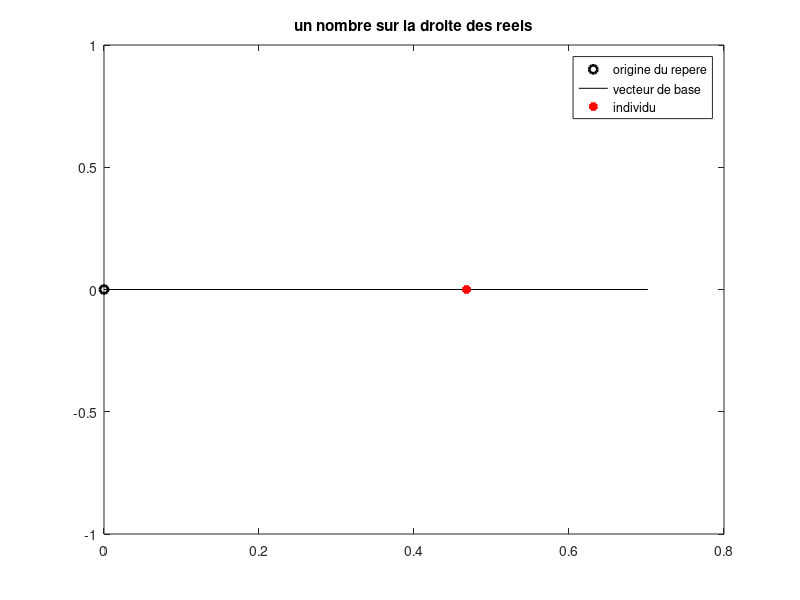
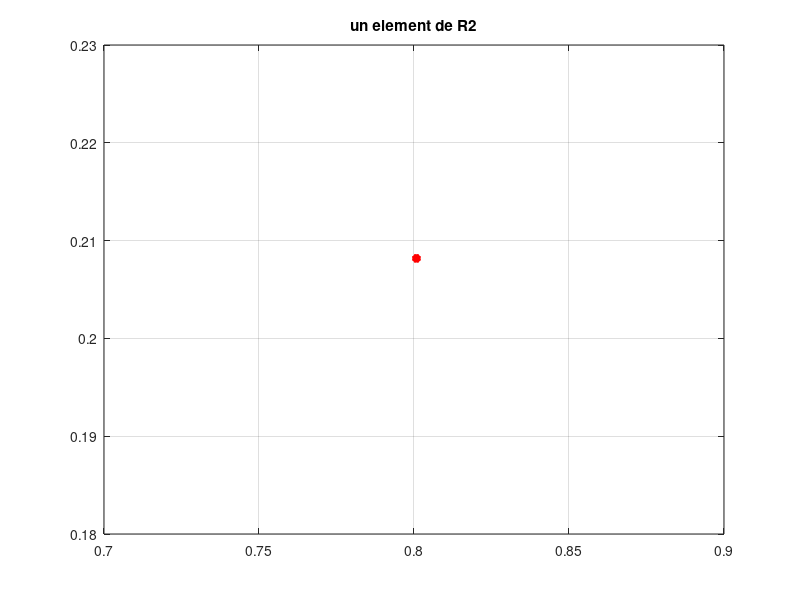
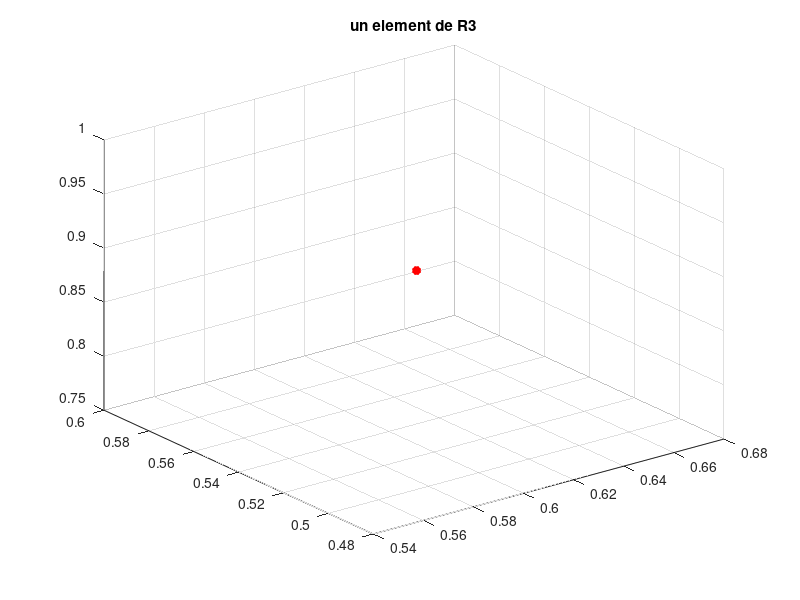
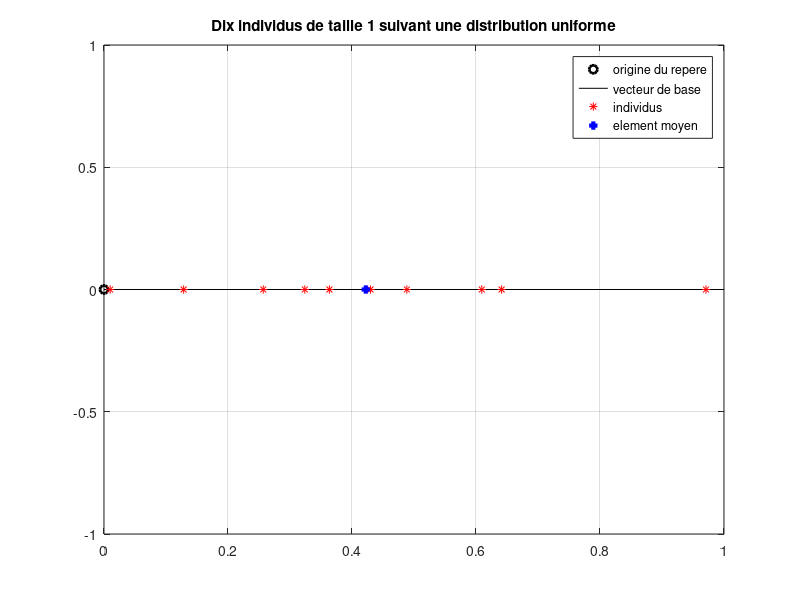

MATLAB code for these plots, in order:
clear variables; close all; clc;

% Visualiser un individu de taille 1 :
x = rand(1); % generation d'un element aleatoire par une distribution uniforme
figure(1),clf, 
plot(0,0,'ko','linewidth',2)
hold on, plot([0 1.5*x],[0 0],'k-') % On trace un segment de la droite des 
% abscisses (ordonnees de debut et de fin : 0 et 0) suffisamment grand pour
% pouvoir placer x 
hold on, plot(x,0,'r*','linewidth',3) % on place x sur la droite des abscisses
legend('origine du repere','vecteur de base','individu');
title('un nombre sur la droite des reels');

% Visualiser un individu de taille 2 :
x = rand(1,2); % generation d'une matrice a une ligne et deux colonnes 
% -- x est donc un vecteur ligne -- par une distribution uniforme
figure(2),clf, plot(x(1),x(2),'r*','linewidth',3);grid on
title('un element de R2')

% Visualiser un individu de taille 3 :
x = rand(1,3);% generation d'une matrice a une ligne et trois colonnes 
% -- x est donc un vecteur ligne -- par une distribution uniforme
figure(3),clf, plot3(x(1),x(2),x(3),'r*','linewidth',3);grid on
title('un element de R3')

% Nous allons maintenant travailler avec un nuage d'individus. Ce nuage
% contient nb_indiv points
nb_indiv = 10;

%%%%%%%%%%%%%%%%%%%%%%%%%%%%%%%%%%%%%%%%%%%%%%%%%%%%%%%%%%%%%%%%%%%%%%%%%%%
% ATTENTION : LE CODE CI-DESSOUS (ET DE MANIERE GENERALE, LES AUTRES CODES)
% EST FOURNI POUR VOUS AIDER A COMPRENDRE LA GENERATION DE VECTEURS ET 
% LA MANIPULATION DES FIGURES SOUS MATLAB (AJOUT D'UNE LEGENDE, CREATION 
% D'AXES, AFFICHAGE DE PLUSIEURS POINTS EN MEME TEMPS...). 
% ILS DOIVENT ETRE MODIFIES OU COMPLETES POUR EFFECTUER CE QUI EST DEMANDE 
% EN CONSIGNE.
% AFIN QUE LE SCRIPT FONCTIONNE SANS PLANTAGE, NOUS AVONS ECRIT DES
% INSTRUCTIONS QUE VOUS DEVEZ CHANGER (PAR EXEMPLE, LA CREATION ET 
% L'AFFICHAGE DES INDIVIDUS DANS LA SUITE DE CE CODE)
%
% VOUS POUVEZ EFFACER LA LIGNE QUI AFFICHE A COMPLETER UNE FOIS LE TRAVAIL
% REALISE
%
%%%%%%%%%%%%%%%%%%%%%%%%%%%%%%%%%%%%%%%%%%%%%%%%%%%%%%%%%%%%%%%%%%%%%%%%%%%

disp(' **  COMPLETÉ ** ')
%%%%%%%%%%%%%%%%%%%%%%%%%%%%%%%%%%%%%%%%%%%%%%%%%%%%%%%%%%%%%%%%%%%%%%%%%%%
% GENERER ALEATOIREMENT UN TABLEAU DE DONNEES CONTENANT DIX NOMBRES GENERES
% SUIVANT UNE DISTRIBUTION  UNIFORME. 
% AFFICHER CES NOMBRES ET L'ELEMENT MOYEN SUR LA DROITE DES REELS
%%%%%%%%%%%%%%%%%%%%%%%%%%%%%%%%%%%%%%%%%%%%%%%%%%%%%%%%%%%%%%%%%%%%%%%%%%%

x = rand(1,nb_indiv); 
x_mean = mean(x);

figure(11),clf
plot(0,0,'ko','linewidth',2)
hold on,plot([1 0],[0 0],'k-') % tracer le segment de droite permettant de 
% placer le nuage de points
hold on, plot(x,zeros(1,nb_indiv),'r*',x_mean,0,'b+','linewidth',3);grid on
legend('origine du repere','vecteur de base','individus','element moyen');
title('Dix individus de taille 1 suivant une distribution uniforme');

disp(' **  COMPLETÉ ** ')
%%%%%%%%%%%%%%%%%%%%%%%%%%%%%%%%%%%%%%%%%%%%%%%%%%%%%%%%%%%%%%%%%%%%%%%%%%%
% GENERER ALEATOIREMENT UN TABLEAU DE DONNEES CONTENANT DIX INDIVIDUS DE 
% TAILLE 2, SUIVANT UNE DISTRIBUTION GAUSSIENNE DE MOYENNE 0 ET D ECART 
% TYPE 1
%%%%%%%%%%%%%%%%%%%%%%%%%%%%%%%%%%%%%%%%%%%%%%%%%%%%%%%%%%%%%%%%%%%%%%%%%%%

x = randn(2,nb_indiv); 
x_mean = mean(x);

%%%%%%%%%%%%%%%%%%%%%%%%%%%%%%%%%%%%%%%%%%%%%%%%%%%%%%%%%%%%%%%%%%%%%%%%%%%
% AFFICHER CES VECTEURS ET L'ELEMENT MOYEN DANS LE PLAN
%%%%%%%%%%%%%%%%%%%%%%%%%%%%%%%%%%%%%%%%%%%%%%%%%%%%%%%%%%%%%%%%%%%%%%%%%%%
figure(12), clf
plot(x(1,:),x(2,:),'r*',x_mean(1),x_mean(2),'b+','linewidth',3);grid on
legend('individus','element moyen');
title('Dix individus de taille 2 suivant une distribution gaussiene de moyenne 0 et d ecart type 1 ');

disp(' **  COMPLETÉ ** ')
%%%%%%%%%%%%%%%%%%%%%%%%%%%%%%%%%%%%%%%%%%%%%%%%%%%%%%%%%%%%%%%%%%%%%%%%%%%
% GENERER ALEATOIREMENT UN TABLEAU DE DONNEES CONTENANT DIX INDIVIDUS DE 
% TAILLE 3, SUIVANT UNE DISTRIBUTION GAUSSIENNE DE MOYENNE 2 ET D ECART 
% TYPE 3 
%%%%%%%%%%%%%%%%%%%%%%%%%%%%%%%%%%%%%%%%%%%%%%%%%%%%%%%%%%%%%%%%%%%%%%%%%%%

x = 3*randn(3,nb_indiv)+2; 
x_mean = mean(x);

%%%%%%%%%%%%%%%%%%%%%%%%%%%%%%%%%%%%%%%%%%%%%%%%%%%%%%%%%%%%%%%%%%%%%%%%%%%
% AFFICHER CES VECTEURS ET L'ELEMENT MOYEN DANS L ESPACE
%%%%%%%%%%%%%%%%%%%%%%%%%%%%%%%%%%%%%%%%%%%%%%%%%%%%%%%%%%%%%%%%%%%%%%%%%%%
figure(13), clf
plot3(x(1,:),x(2,:),x(3,:),'r*',x_mean(1),x_mean(2),x_mean(3),'b+','linewidth',3);
grid on ;
legend('individus','element moyen');
title('Dix individus de taille 3 suivant une distribution gaussienne de moyenne 2 et d ecart type 3 ');


 